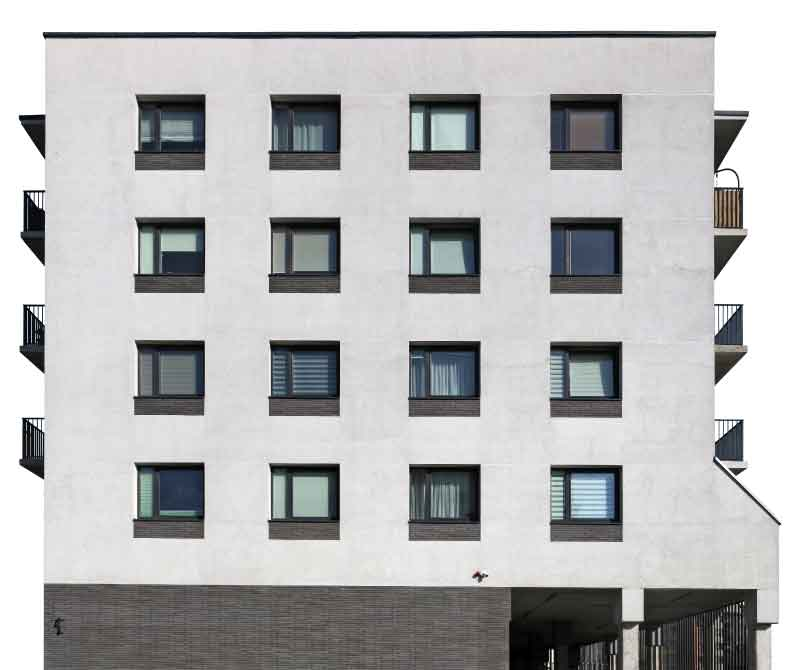
#> input picture img/house.jpg, 800 x 670 px
$ python feature_detection_comparison.py
#> lines starting #> are read from the running program, lines starting #| are printed output that depends on the picture; after the words box and inside, x2 and y2 are one past the last pixel; in counts of white or black regions, pixels touching at a corner belong together
import cv2
import numpy as np

# 건물 이미지 불러오기
img = cv2.imread('../img/house.jpg')
#> img is the input picture: shape (670, 800, 3); mean B, G, R 182.1, 181.8, 181.2
gray = cv2.cvtColor(img, cv2.COLOR_BGR2GRAY)

# 1. 에지 검출
edges = cv2.Canny(gray, 100, 200)
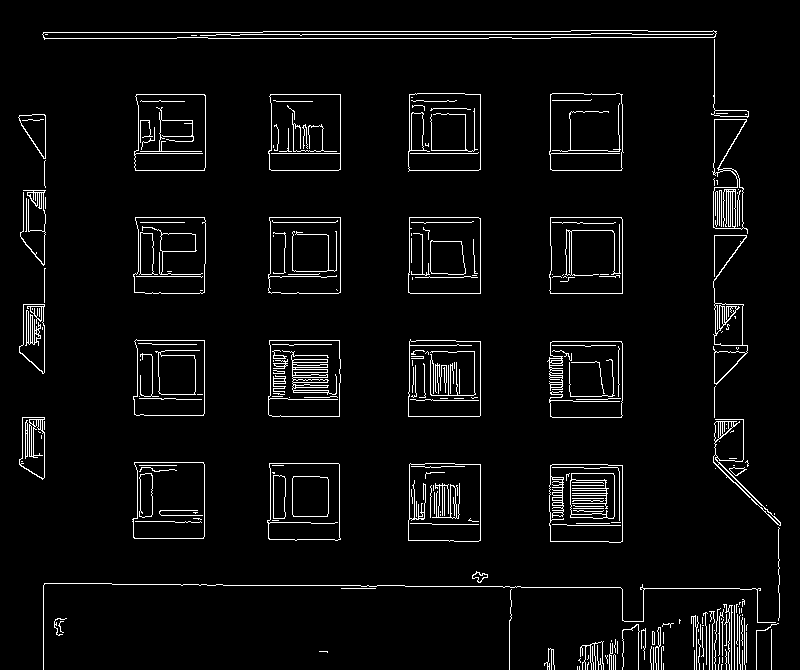
#> edges: shape (670, 800); 4.3% white in thin lines or dots

# 2. 코너 검출
corners = cv2.goodFeaturesToTrack(gray, 100, 0.01, 10)
#> corners = 100 rows, first 8: [40, 207], [38, 193], [24, 191], [29, 420], [24, 305], [42, 307], [742, 188], [39, 420]
img_corners = img.copy()
if corners is not None:
    for corner in corners:
        x, y = int(corner[0][0]), int(corner[0][1])
        cv2.circle(img_corners, (x, y), 5, (0, 0, 255), -1)
#> this loop made 100 passes
#> (x, y) on passes 1 to 12: (40, 207), (38, 193), (24, 191), (29, 420), (24, 305), (42, 307), (742, 188), (39, 420), (727, 306), (43, 478), (742, 420), (718, 169)
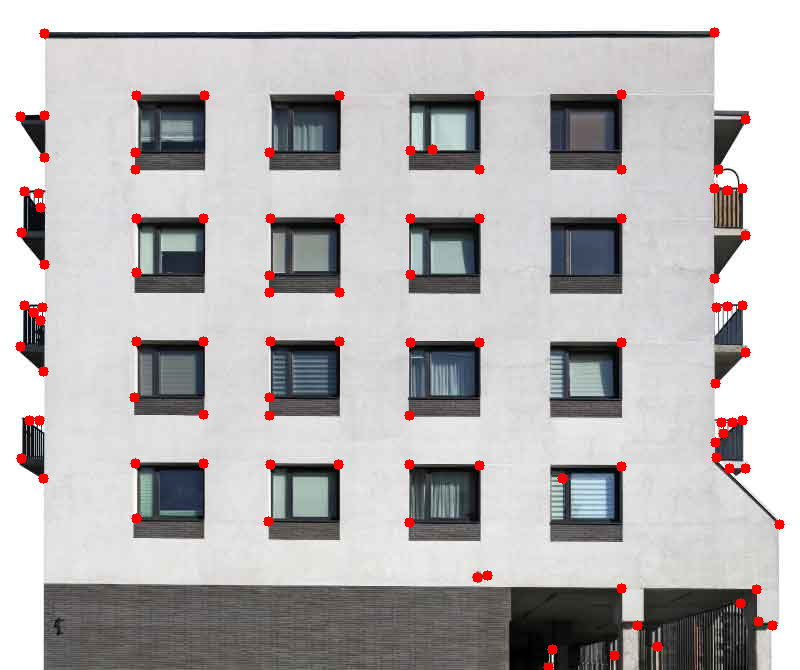
#> img_corners: shape (670, 800, 3); 1.51% of pixels changed, all inside (x1, y1, x2, y2) = (15, 27, 785, 670)

# 3. 윤곽선 검출 (이진화 필요)
_, binary = cv2.threshold(gray, 127, 255, cv2.THRESH_BINARY_INV)
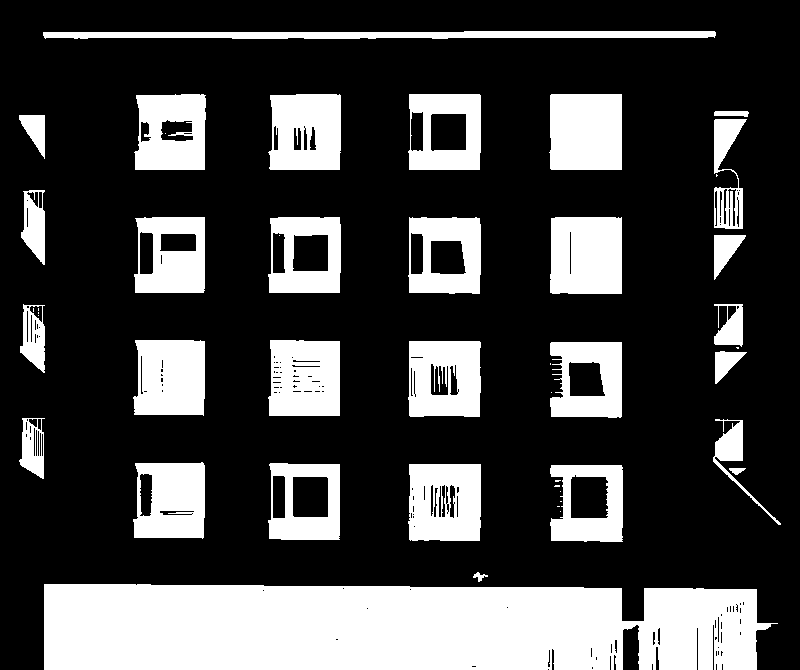
#> binary: shape (670, 800); 26.6% white; 46 white regions (16 under 20 px)
contours, _ = cv2.findContours(binary, cv2.RETR_EXTERNAL, cv2.CHAIN_APPROX_SIMPLE)
#> contours = 40 contours, 10 with area under 20; largest, box (x1, y1, x2, y2) and area: (44, 584, 778, 670) 57042, (408, 464, 481, 541) 5340, (550, 217, 622, 294) 5322, (549, 94, 622, 170) 5313, (408, 94, 481, 170) 5269
img_contours = img.copy()
cv2.drawContours(img_contours, contours, -1, (0, 255, 0), 2)
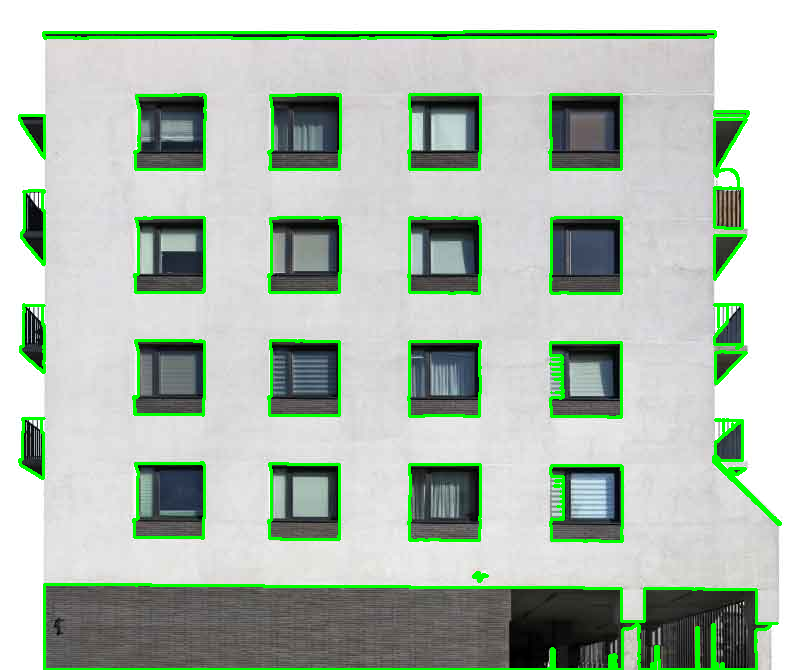
#> img_contours: shape (670, 800, 3); 5.61% of pixels changed, all inside (x1, y1, x2, y2) = (18, 30, 782, 670)

# 결과 확인
cv2.imshow('Original', img)
cv2.imshow('Edges', edges)
cv2.imshow('Corners', img_corners)
cv2.imshow('Contours', img_contours)
cv2.waitKey(0)
cv2.destroyAllWindows()

print(f"Detected corners: {len(corners) if corners is not None else 0}")
#| Detected corners: 100
print(f"Detected contours: {len(contours)}")
#| Detected contours: 40

$ run again, with img/RGB.jpg copied over img/house.jpg
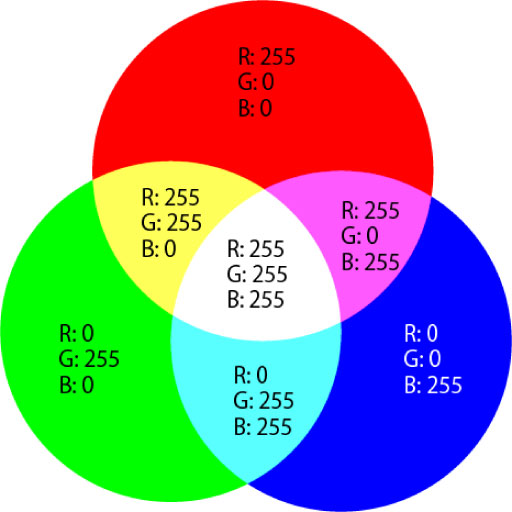
#> input picture img/RGB.jpg, 512 x 512 px
#> img is the input picture: shape (512, 512, 3); mean B, G, R 157.4, 157.4, 158.8
#> `edges = cv2.Canny(gray, 100, 200)`:
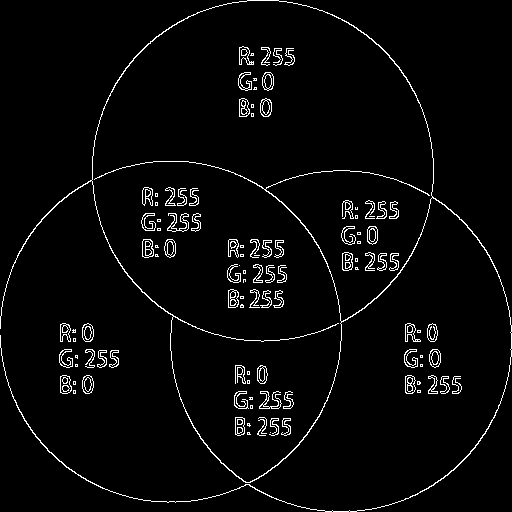
#> edges: shape (512, 512); 3.4% white in thin lines or dots
#> corners = 100 rows, first 8: [156, 255], [229, 256], [244, 280], [421, 356], [242, 246], [168, 229], [154, 222], [242, 297]
#> the loop `for corner in corners:` made 100 passes
#> binary: shape (512, 512); 35.4% white; 84 white regions (28 under 20 px)
#> contours = 79 contours, 28 with area under 20; largest, box (x1, y1, x2, y2) and area: (92, 0, 433, 196) 45992, (248, 197, 512, 512) 42008, (60, 375, 76, 394) 178, (82, 375, 94, 394) 163, (82, 324, 94, 342) 162
#> `cv2.drawContours(img_contours, contours, -1, (0, 255, 0), 2)`:
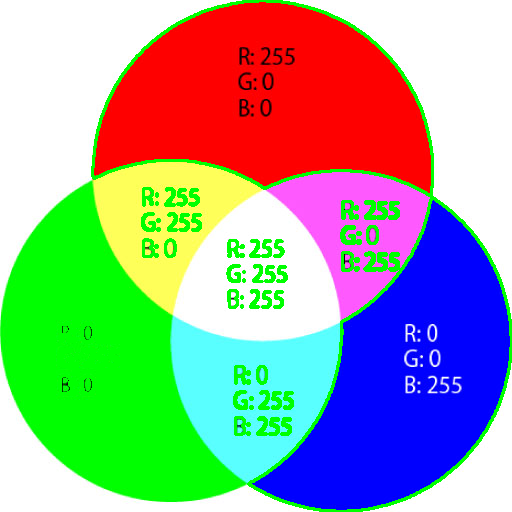
#> img_contours: shape (512, 512, 3); 5.65% of pixels changed, all inside (x1, y1, x2, y2) = (58, 0, 512, 512)
#| Detected corners: 100
#| Detected contours: 79
